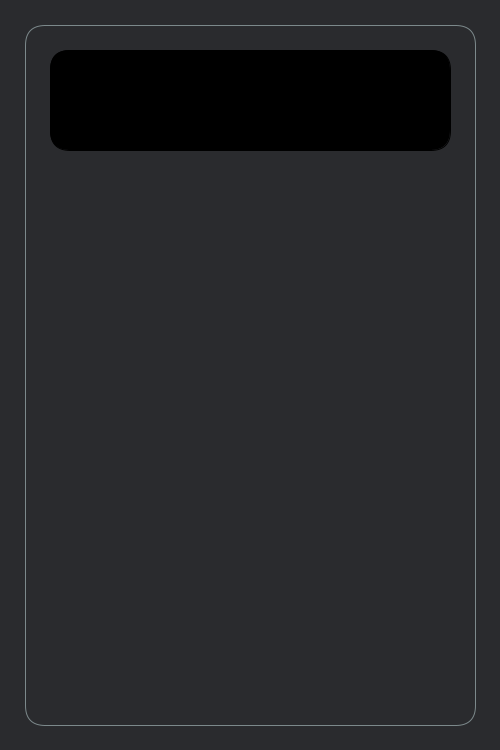
Frame 1 (no input)
Frame 60 (the mouse pressed at the canvas centre just before this capture): identical to frame 1, image omitted
Frame 120 (the mouse held since frame 60 and released just before this capture): identical to frame 1, image omitted

The Processing sketch that drew this single still picture (run headless with seeded random() and noise(); from frame 60 on, the mouse is pressed at the canvas centre):

// Processing sketch: p1_RajeevGoonie
// ── p1_RajeevGoonie.pde
private String display = "";
private String menuState;

public void setup(){
  size(500, 750);
  frameRate(120);
  
  menuState = "MAIN";
}

public void draw(){
  //Clean and reset
   clear();
   background(42,43,46);
   
   drawMicrowaveInterface();
   
}

private void drawMicrowaveInterface(){
  //basic shape
  stroke(124, 137, 139);
  fill(42,43,46);
  rect(25, 25, 450, 700, 20);
  
  //screen display
  stroke(0);
  fill(0);
  rect(50, 50, 400, 100, 20);
  
  fill(137, 168, 56);
  textSize(50);
  text(display, 60, 120);
  
  switch(menuState){
    case "MAIN": break;
    case "PRESET": break;
    case "RUNNING": break;
  }
}

private void drawMainMenu(){}

private void drawPresetsMenu(){}

private void drawRunningMenu(){}
